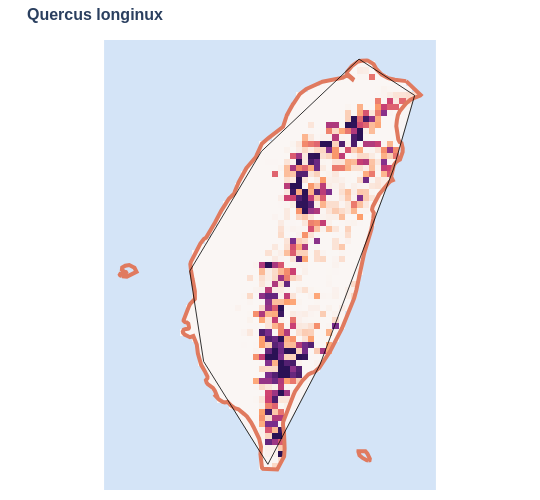

Notebook code for this chart:
### Markdown cell above
## The prediction map

`make_prediction_map_fig` renders the suitability surface as an interactive plotly map. Darker means higher predicted suitability, and the POWO native range is outlined.

### Code cell
fig = make_prediction_map_fig(lons, lats, land_idx, probs, crop, range_gdf, world, title=SPECIES)
fig.update_layout(width=540, height=500, margin=dict(t=40, l=10, r=10, b=10))
fig.show(config={"scrollZoom": True})

### Figure 1 — Plotly figure (JSON) as saved in the notebook; plotly's stock layout.template omitted (floating-point values rounded to 4 significant figures; data arrays with more than 128 entries replaced by an {"elided": "..."} marker saying what was removed)
{"data": [{"colorscale": [[0, "#FAF6F4"], [0.25, "#fd9f6c"], [0.5, "#cd4071"], [0.75, "#7e2f8e"], [1, "#2a1155"]], "connectgaps": false, "showscale": false, "type": "heatmap", "x": [119.4, 119.5, 119.5, 119.6, 119.6, 119.7, 119.7, 119.8, 119.8, 119.9, 119.9, 120.0, 120.0, 120.1, 120.1, 120.2, 120.2, 120.3, 120.3, 120.4, 120.4, 120.5, 120.5, 120.6, 120.6, 120.7, 120.7, 120.8, 120.8, 120.9, 120.9, 121.0, 121.0, 121.1, 121.1, 121.2, 121.2, 121.3, 121.3, 121.4, 121.4, 121.5, 121.5, 121.6, 121.6, 121.7, 121.7, 121.8, 121.8, 121.9, 121.9, 122.0, 122.0, 122.1, 122.1], "y": [25.45, 25.4, 25.35, 25.3, 25.25, 25.2, 25.15, 25.1, 25.05, 25.0, 24.95, 24.9, 24.85, 24.8, 24.75, 24.7, 24.65, 24.6, 24.55, 24.5, 24.45, 24.4, 24.35, 24.3, 24.25, 24.2, 24.15, 24.1, 24.05, 24.0, 23.95, 23.9, 23.85, 23.8, 23.75, 23.7, 23.65, 23.6, 23.55, 23.5, 23.45, 23.4, 23.35, 23.3, 23.25, 23.2, 23.15, 23.1, 23.05, 23.0, 22.95, 22.9, 22.85, 22.8, 22.75, 22.7, 22.65, 22.6, 22.55, 22.5, 22.45, 22.4, 22.35, 22.3, 22.25, 22.2, 22.15, 22.1, 22.05, 22.0, 21.95, 21.9, 21.85, 21.8, 21.75], "z": {"elided": "75x55 float values"}, "zmax": 1, "zmin": 0}, {"fill": "toself", "fillcolor": "rgba(84,105,173,0.0)", "legendgroup": "range", "line": {"color": "#E07A5F", "width": 4}, "mode": "lines", "name": "Native range", "showlegend": true, "type": "scatter", "x": [121.6, 121.6, 121.5, 121.5, 121.5, 121.5, 121.5, 121.5, 121.5, 121.5, 121.6, 121.6, 121.6, 121.6, 121.6, 121.6, 121.6], "y": [22.0, 22.0, 22.02, 22.03, 22.04, 22.04, 22.07, 22.08, 22.08, 22.08, 22.06, 22.03, 22.02, 22.02, 22.0, 22.0, 22.0]}, {"fill": "toself", "fillcolor": "rgba(84,105,173,0.0)", "legendgroup": "range", "line": {"color": "#E07A5F", "width": 4}, "mode": "lines", "name": "Native range", "showlegend": false, "type": "scatter", "x": [119.6, 119.5, 119.5, 119.5, 119.5, 119.5, 119.6, 119.6, 119.6, 119.6, 119.6, 119.5, 119.5, 119.6, 119.6, 119.6, 119.6, 119.6, 119.6, 119.7, 119.7, 119.7, 119.7, 119.6, 119.6], "y": [23.51, 23.52, 23.52, 23.52, 23.53, 23.53, 23.53, 23.53, 23.54, 23.55, 23.55, 23.56, 23.57, 23.58, 23.58, 23.6, 23.61, 23.61, 23.61, 23.58, 23.56, 23.55, 23.55, 23.51, 23.51]}, {"fill": "toself", "fillcolor": "rgba(84,105,173,0.0)", "legendgroup": "range", "line": {"color": "#E07A5F", "width": 4}, "mode": "lines", "name": "Native range", "showlegend": false, "type": "scatter", "x": {"elided": "251 float values"}, "y": {"elided": "251 float values"}}, {"hoverinfo": "skip", "line": {"color": "black", "width": 0.8}, "mode": "lines", "showlegend": false, "type": "scatter", "x": [121.2, 120.7, 120.2, 120.1, 120.7, 121.5, 122.0, 121.8, 121.2], "y": [22.79, 21.97, 22.81, 23.56, 24.54, 25.3, 25.0, 24.39, 22.79]}], "layout": {"dragmode": "pan", "font": {"family": "Arial, sans-serif", "size": 13}, "height": 500, "hovermode": "closest", "legend": {"bgcolor": "rgba(255,255,255,0.8)", "bordercolor": "black", "borderwidth": 1, "x": 1.02, "y": 1}, "margin": {"b": 10, "l": 10, "r": 10, "t": 40}, "paper_bgcolor": "white", "plot_bgcolor": "white", "shapes": [{"fillcolor": "#d4e4f7", "layer": "below", "line": {"width": 0}, "type": "rect", "x0": 119.4, "x1": 122.1, "xref": "x", "y0": 21.76, "y1": 25.45, "yref": "y"}, {"fillcolor": "#F9F4F3", "layer": "below", "line": {"color": "#c0bdb6", "width": 0.5}, "path": "M 121.17563235889274,22.790857245367167 L 120.74707970589623,21.970571397382113 L 120.22008344938368,22.81486094816674 L 120.1061885926124,23.556262722258236 L 120.69467980355225,24.538450832613737 L 121.49504438688878,25.295458889257386 L 121.95124393116146,24.997595933527037 L 121.77781782438993,24.3942735865194 L 121.17563235889274,22.790857245367167 Z", "type": "path"}], "showlegend": false, "title": {"font": {"size": 16}, "text": "<b>Quercus longinux</b>"}, "width": 540, "xaxis": {"range": [119.4, 122.1], "showgrid": false, "showticklabels": false, "ticks": "", "title": {}, "zeroline": false}, "yaxis": {"range": [21.76, 25.45], "scaleanchor": "x", "scaleratio": 1, "showgrid": false, "showticklabels": false, "ticks": "", "title": {}, "zeroline": false}}}
